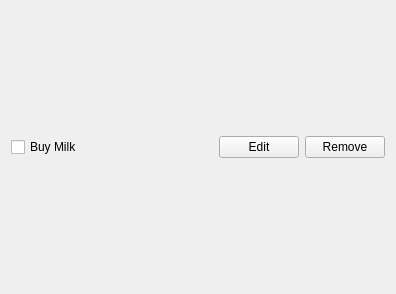
<?xml version="1.0" encoding="UTF-8"?>
<ui version="4.0">
 <class>Task</class>
 <widget class="QWidget" name="Task">
  <property name="geometry">
   <rect>
    <x>0</x>
    <y>0</y>
    <width>396</width>
    <height>294</height>
   </rect>
  </property>
  <property name="windowTitle">
   <string>Form</string>
  </property>
  <layout class="QHBoxLayout" name="horizontalLayout_2">
   <item>
    <widget class="QCheckBox" name="checkBox">
     <property name="text">
      <string>Buy Milk</string>
     </property>
    </widget>
   </item>
   <item>
    <spacer name="horizontalSpacer">
     <property name="orientation">
      <enum>Qt::Horizontal</enum>
     </property>
     <property name="sizeHint" stdset="0">
      <size>
       <width>40</width>
       <height>20</height>
      </size>
     </property>
    </spacer>
   </item>
   <item>
    <widget class="QPushButton" name="editButton">
     <property name="text">
      <string>Edit</string>
     </property>
    </widget>
   </item>
   <item>
    <widget class="QPushButton" name="removeButton">
     <property name="text">
      <string>Remove</string>
     </property>
    </widget>
   </item>
  </layout>
 </widget>
 <resources/>
 <connections/>
</ui>
